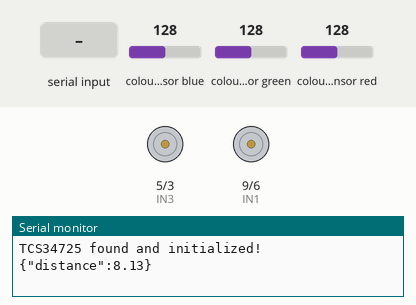
Recording of a sketch running on a simulated Arduino Uno, built with avr-gcc and run on an emulated ATmega328P. Shown: motor-driver pin pairs drawn as motors (green arrow = first pin HIGH = forward, orange = second pin HIGH = backward, longer = more drive), the last lines printed to the serial monitor. The test bench sets the inputs (shaded band); at power-on: colour sensor blue 128, colour sensor green 128, colour sensor red 128.

Above: at 1.2 s.
1.3 s: "FORWARD\n" received over Serial
At 2.5 s:
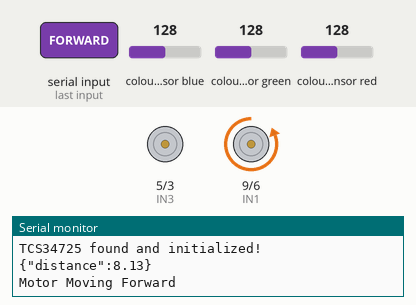
2.8 s: "BACKWARD\n" received over Serial
At 3.9 s:
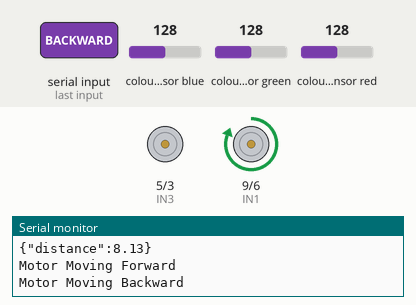
4.3 s: "LEFT\n" received over Serial
At 5.2 s:
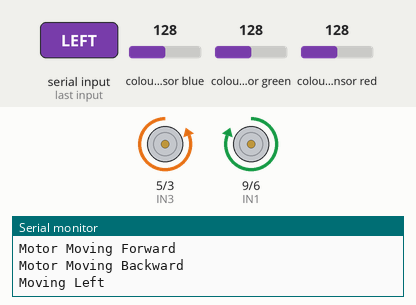
5.8 s: "RIGHT\n" received over Serial
At 6.5 s:
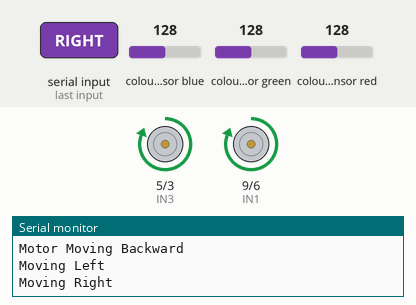
7.3 s: "FORWARD\n" received over Serial
At 7.8 s:
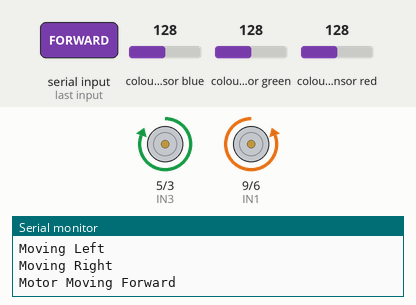
8.8 s: "LEFT\n" received over Serial
At 10.3 s:
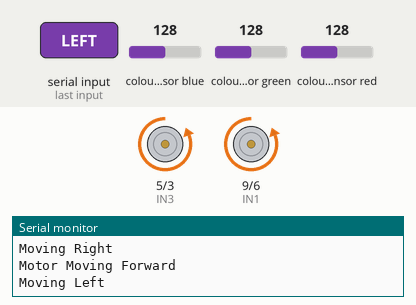
Timing chart, 0 to 11.3 s (numbered marks = the images above; inputs shaded):
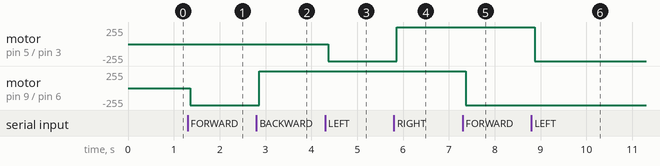

Measured:
- after the input at 1.3 s, motor on pin 9 (IN1) / pin 6 (IN2): stopped → backward 255/255 after 0.05 s
- after the input at 2.8 s, motor on pin 9 (IN1) / pin 6 (IN2): backward 255/255 → forward 255/255 after 0.06 s
- after the input at 4.3 s, motor on pin 5 (IN3) / pin 3 (IN4): stopped → backward 255/255 after 0.06 s
- after the input at 5.8 s, motor on pin 5 (IN3) / pin 3 (IN4): backward 255/255 → forward 255/255 after 0.07 s
- after the input at 7.3 s, motor on pin 9 (IN1) / pin 6 (IN2): forward 255/255 → backward 255/255 after 0.07 s
- after the input at 8.8 s, motor on pin 5 (IN3) / pin 3 (IN4): forward 255/255 → backward 255/255 after 0.08 s

The sketch:

motor_controller_odom.ino
```cpp
// Motor Driver
#define IN1 9  // Rear Motor Forward
#define IN2 6  // Rear Motor Backward
#define IN3 5  // Steering Motor Left
#define IN4 3  // Steering Motor Right

// Color Sensor
#include <Wire.h>
#include "Adafruit_TCS34725.h"
Adafruit_TCS34725 tcs = Adafruit_TCS34725(TCS34725_INTEGRATIONTIME_50MS, TCS34725_GAIN_4X);

const uint16_t clearThreshold = 500; // Threshold to detect white
const float distancePerSegment = 8.125; // Distance per white segment in cm

bool lastWhiteDetected = false;
float totalDistance = 0.0;
int motorDirection = 1; // 1 for forward, -1 for reverse

void setup() {
  Serial.begin(2000000);

  // Initialize Color Sensor
  if (!tcs.begin()) {
    Serial.println("No TCS34725 found ... check your connections");
    while (1);
  }
  Serial.println("TCS34725 found and initialized!");

  // Initialize Motor Driver
  pinMode(IN1, OUTPUT);
  pinMode(IN2, OUTPUT);
  pinMode(IN3, OUTPUT);
  pinMode(IN4, OUTPUT);
}

void loop() {
  // Handle motor control
  handleMotorCommands();

  // Read color sensor data
  readColorSensor();

  delay(100); // Adjust loop frequency as needed
}

void handleMotorCommands() {
  if (Serial.available()) {
    String command = Serial.readStringUntil('\n');
    command.trim();

    if (command == "FORWARD") {
      motorDirection = 1;
      moveForward();
    } else if (command == "BACKWARD") {
      motorDirection = -1;
      moveBackward();
    } else if (command == "LEFT") {
      moveLeft();
    } else if (command == "RIGHT") {
      moveRight();
    } else if (command == "STOP") {
      stopMotors();
    } else {
      Serial.println("Unknown Command");
    }
  }
}

void readColorSensor() {
  uint16_t r, g, b, c;
  tcs.getRawData(&r, &g, &b, &c);

  bool isWhite = (c > clearThreshold);

  if (isWhite && !lastWhiteDetected) {
    totalDistance += motorDirection * distancePerSegment;

    // Print distance data in JSON format
    Serial.print("{\"distance\":");
    Serial.print(totalDistance);
    Serial.println("}");
  }

  lastWhiteDetected = isWhite;
}

// Motor Control Functions
void moveForward() {
  digitalWrite(IN1, 0);
  digitalWrite(IN2, 100);
  Serial.println("Motor Moving Forward");
}

void moveBackward() {
  digitalWrite(IN1, 100);
  digitalWrite(IN2, 0);
  Serial.println("Motor Moving Backward");
}

void moveLeft() {
  digitalWrite(IN3, 0);
  digitalWrite(IN4, 100);
  Serial.println("Moving Left");
}

void moveRight() {
  digitalWrite(IN3, 100);
  digitalWrite(IN4, 0);
  Serial.println("Moving Right");
}

void stopMotors() {
  digitalWrite(IN1, LOW);
  digitalWrite(IN2, LOW);
  digitalWrite(IN3, LOW);
  digitalWrite(IN4, LOW);
  Serial.println("Motor Stopped");
}
```
